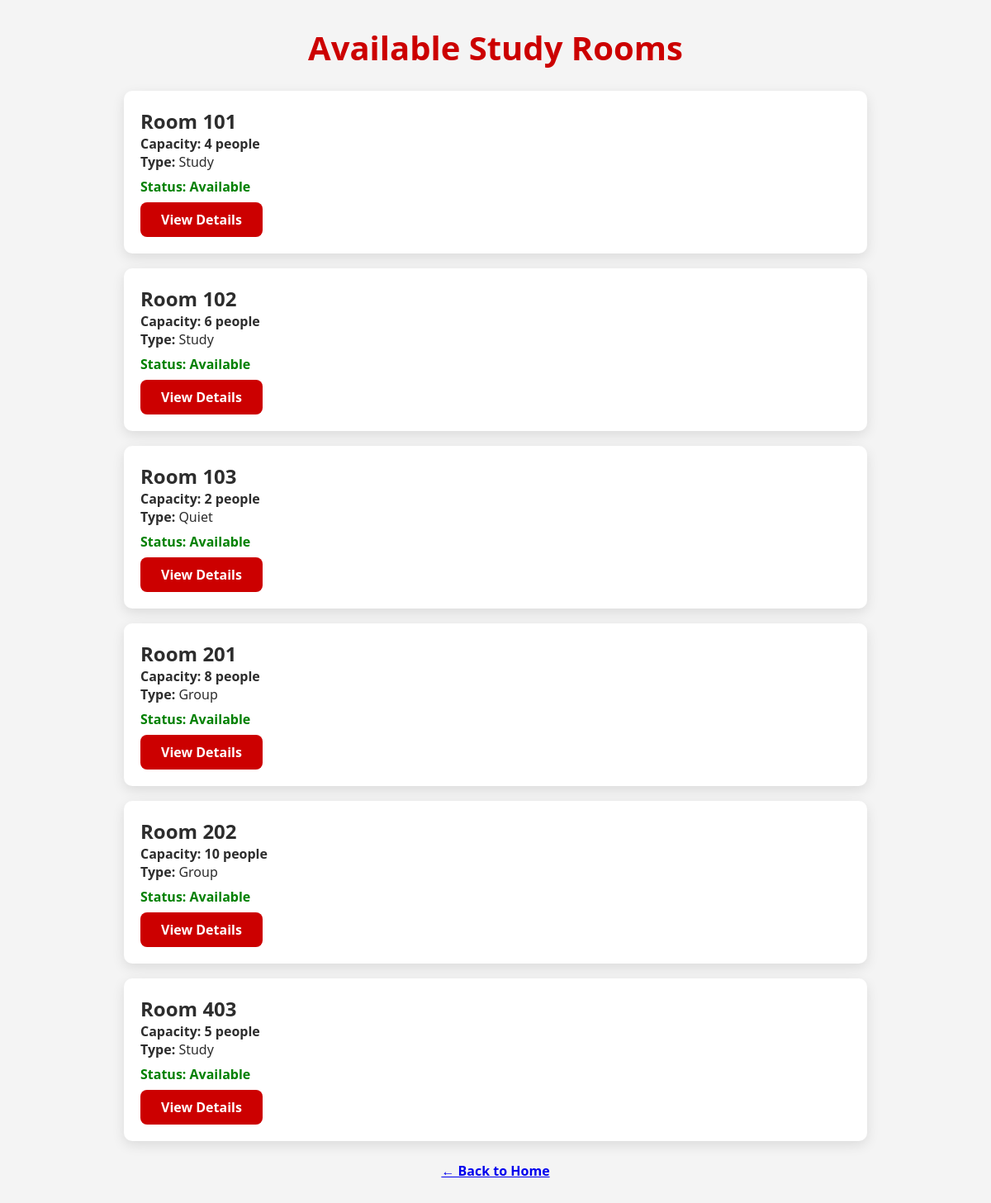
Screenshot of /rooms with the database file from the repository.
### tables this page shows
CREATE TABLE rooms (
            id INTEGER PRIMARY KEY AUTOINCREMENT,
            room_number TEXT NOT NULL,
            capacity INTEGER NOT NULL,
            type TEXT NOT NULL,
            status TEXT NOT NULL
        );

### app.py (the view)
@app.route("/rooms")
def rooms():
    conn = get_db()
    rooms = conn.execute("SELECT * FROM rooms").fetchall()
    today = datetime.now().strftime("%Y-%m-%d")
    now = datetime.now().strftime("%H:%M")
    room_list = []
    for room in rooms:
        active = conn.execute("""
            SELECT end_time
            FROM bookings
            WHERE room_id=? AND date=? AND start_time <= ? AND end_time > ?
            LIMIT 1
        """, (room["id"], today, now, now)).fetchone()
        if active:
            status = f"Occupied until {to_12h(active['end_time'])}"
        else:
            status = "Available"
        room_list.append({
            "id": room["id"],
            "room_number": room["room_number"],
            "capacity": room["capacity"],
            "type": room["type"],
            "status": status
        })
    conn.close()
    return render_template("rooms.html", rooms=room_list)

### app.py (called while the page is built)
def get_db():
    conn = sqlite3.connect(ROOMS_DB)
    conn.row_factory = sqlite3.Row
    return conn

### templates/rooms.html (shortened to what this page needs)
<!DOCTYPE html>
<html lang="en">
<head>
</head>
<body>
<h1>Available Study Rooms</h1>
<div class="room-container">
    {% for room in rooms %}
    <div class="room-card">
        <h2>Room {{ room.room_number }}</h2>
        <p class="capacity">Capacity: {{ room.capacity }} people</p>
        <p><strong>Type:</strong> {{ room.type }}</p>
        <p class="status {% if 'Available' in room.status %}available{% else %}occupied{% endif %}">
            Status: {{ room.status }}
        </p>
        <a href="{{ url_for('room_details', id=room.id) }}" class="btn">
            View Details
        </a>
    </div>
    {% endfor %}
</div>
<a href="{{ url_for('home') }}" class="back">← Back to Home</a>
</body>
</html>

### templates/rooms.html (style rules this page uses)
* { margin: 0; padding: 0; box-sizing: border-box; }
body { font-family: 'Segoe UI', Tahoma, sans-serif; background: #f4f4f4; padding: 30px; color: #2d2d2d; }
h1 { text-align: center; font-size: 2.5rem; margin-bottom: 25px; color: #cc0000; font-weight: 800; }
.room-container { max-width: 900px; margin: auto; }
.room-card { background: white; padding: 20px; border-radius: 10px; box-shadow: 0 5px 15px rgba(0,0,0,0.1); margin-bottom: 18px; }
.capacity { font-weight: 600; }
.status { font-weight: 700; margin: 8px 0; }
.available { color: green; }
.btn { display: inline-block; padding: 10px 25px; background: #cc0000; color: white; text-decoration: none; border-radius: 8px; font-weight: 600; }
.back { display: block; text-align: center; margin-top: 25px; font-weight: 600; }

### rows the page displays
rooms: room_number "101", capacity "4", type "Study", status "Available"
rooms: room_number "102", capacity "6", type "Study", status "Available"
rooms: room_number "103", capacity "2", type "Quiet", status "Available"
rooms: room_number "201", capacity "8", type "Group", status "Available"
rooms: room_number "202", capacity "10", type "Group", status "Available"
rooms: room_number "403", capacity "5", type "Study", status "Available"
